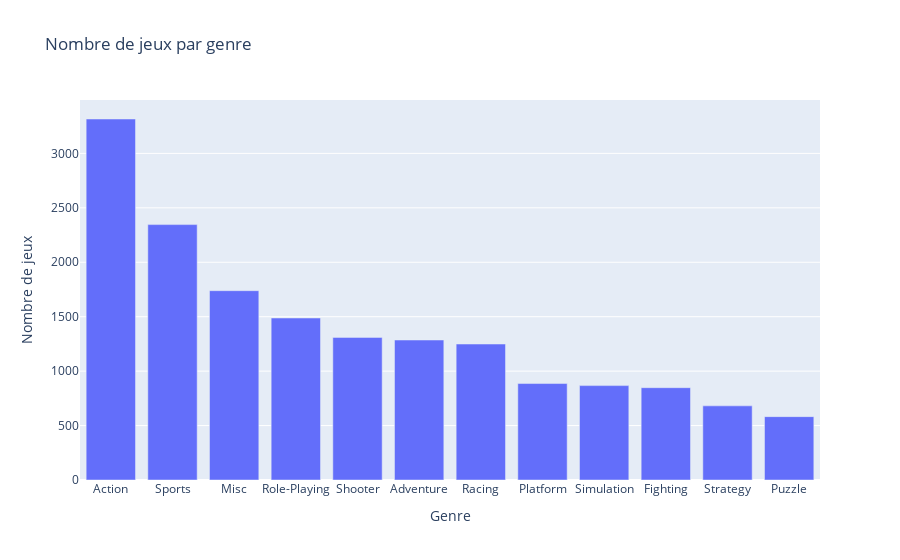

The notebook cell saved with this chart:
### Code cell
import plotly.express as px

# Obtenir le nombre de jeux par genre
genre_counts = df['Genre'].value_counts().reset_index()
genre_counts.columns = ['Genre', 'Nombre de jeux']

# Affichage avec plotly
fig = px.bar(genre_counts, x='Genre', y='Nombre de jeux',
             title="Nombre de jeux par genre")
fig.show()

### Figure 1 — Plotly figure (JSON) as saved in the notebook; plotly's stock layout.template omitted (floating-point values rounded to 4 significant figures)
{"data": [{"hovertemplate": "Genre=%{x}<br>Nombre de jeux=%{y}<extra></extra>", "legendgroup": "", "marker": {"color": "#636efa", "pattern": {"shape": ""}}, "name": "", "orientation": "v", "showlegend": false, "textposition": "auto", "type": "bar", "x": ["Action", "Sports", "Misc", "Role-Playing", "Shooter", "Adventure", "Racing", "Platform", "Simulation", "Fighting", "Strategy", "Puzzle"], "xaxis": "x", "y": [3316, 2346, 1739, 1488, 1310, 1286, 1249, 886, 867, 848, 681, 582], "yaxis": "y"}], "layout": {"barmode": "relative", "legend": {"tracegroupgap": 0}, "title": {"text": "Nombre de jeux par genre"}, "xaxis": {"anchor": "y", "domain": [0, 1], "title": {"text": "Genre"}}, "yaxis": {"anchor": "x", "domain": [0, 1], "title": {"text": "Nombre de jeux"}}}}
